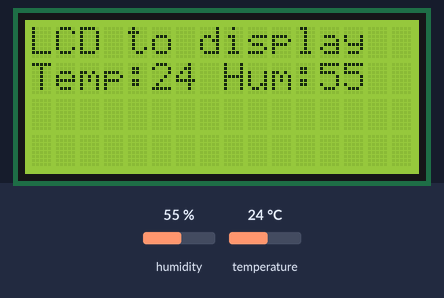
This sketch was run on a simulated Arduino Uno, built with avr-gcc and run on an emulated ATmega328P. Shown: 16×4 character LCD. Inputs (shaded band) come from the test bench; at power-on: humidity 55 %, temperature 24 °C.

Above: at 1.2 s.
1.3 s: humidity set to 22 %
At 4.3 s:
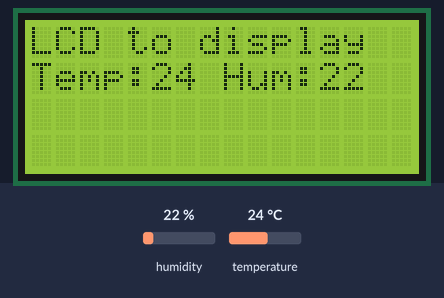
4.6 s: temperature set to 12 °C
At 7.0 s:
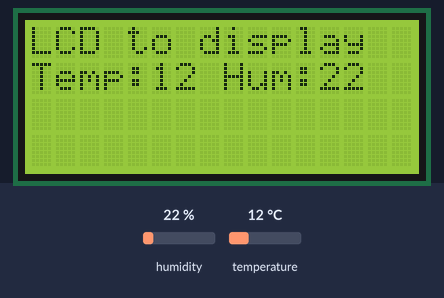
8.2 s: humidity set to 40 %
At 10.5 s:
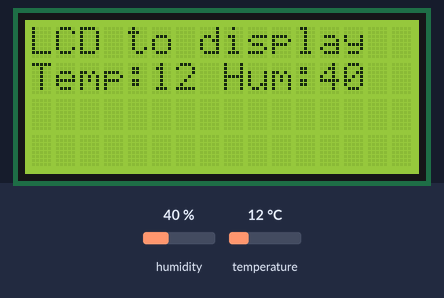
10.8 s: temperature set to 19 °C
Timing chart, 0 to 13.8 s (numbered marks = the images above; inputs shaded):
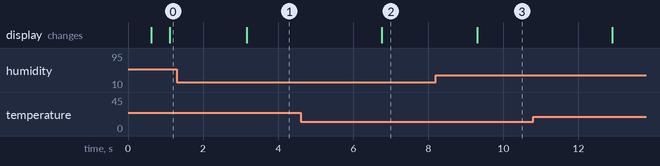

Measured:
- after the input at 1.3 s, the display: changes after 1.9 s (image 1)
- after the input at 4.6 s, the display: changes after 2.2 s (image 2)
- after the input at 8.2 s, the display: changes after 1.1 s (image 3)

The sketch:

printTempAndHumOnLCD.ino
```cpp
#include "DHT11.h"
#include <LiquidCrystal.h> // include the LiquidCrystal library
int LCDcol = 16; // number of LCD columns
int LCDrow = 4;
int RS = 2;
int E = 3;
int D4 = 4;
int D5 = 5;
int D6 = 6;
int D7 = 7;
LiquidCrystal lcd(RS, E, D4, D5, D6, D7);
const int tempPin = A0;
DHT11 d(tempPin);
void setup() {
  Serial.begin(9600);
  while (!Serial);
  lcd.begin(LCDcol, LCDrow); // define LCD dimensions
  setUpLCD();

}
void setUpLCD(){
  lcd.setCursor(0,0); // move cursor to start of first row
  lcd.print("LCD to display"); // print first row "LCD to display"
  lcd.setCursor(0,1);
  lcd.print("Temp:");
  lcd.setCursor(8, 1);
  lcd.print("Hum:");
}
void loop() {
  lcd.setCursor(5, 1);
  int temp = d.readTemperature();
  lcd.print(temp);
  lcd.setCursor(12, 1);
  int hum = d.readHumidity();
  lcd.print(hum);

  delay(1000);
}
```
